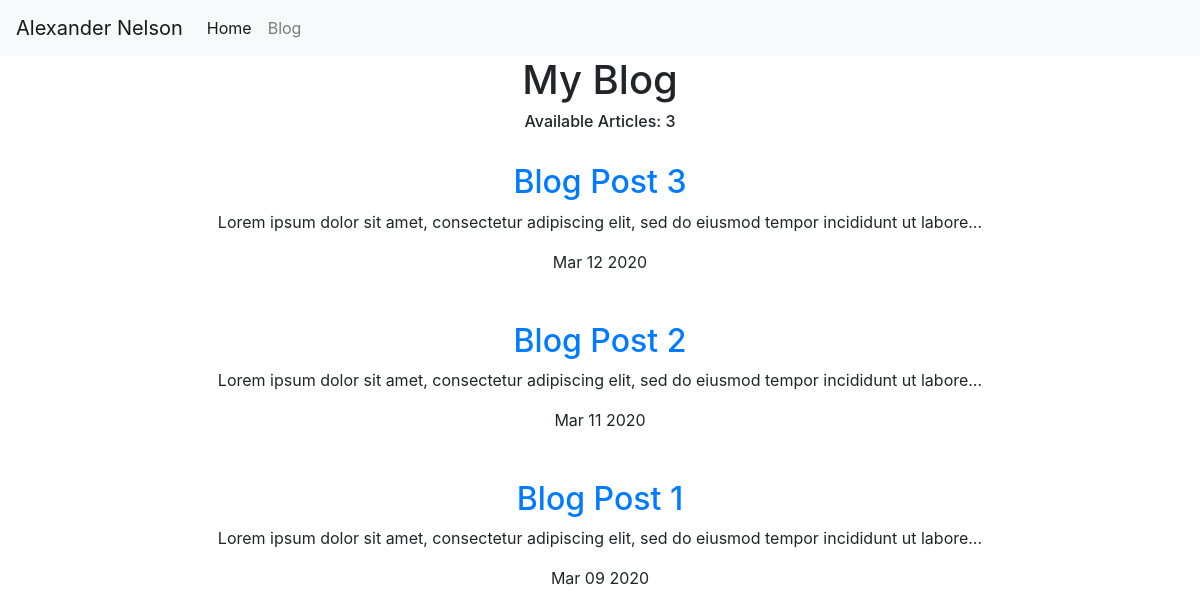
Screenshot of /blog/ with the database file from the repository.
### blog/models.py (models this page shows, shortened)
class Blog(models.Model):
    title = models.CharField(max_length=200)
    description = models.TextField()
    date = models.DateField()

### blog/views.py (the view)
# urls.py: path('', views.all_blogs, name="all_blogs"),
def all_blogs(request):
    blogs = Blog.objects.order_by('-date')
    return render(request, 'blog/all_blogs.html', {'blogs':blogs})

### blog/templates/blog/all_blogs.html
{% extends 'portfolio/base.html' %}
{% block content %}
    <div class="container text-center">
      <h1>My Blog</h1>
      <h6>Available Article{{ blogs.count|pluralize }}: {{ blogs.count }}</h6>
      <br>
      {% for blog in blogs %}
      <a href="{% url 'blog:detail' blog.id %}"><h2>{{ blog.title }}</h2></a>
      <p>{{ blog.description|striptags|truncatechars:100 }}</p>
      {{ blog.date|date:'M d Y' }}
      <br><br><br>
      {% endfor %}
    </div>
{% endblock %}

### rows the page displays
Blog: title "Blog Post 3", description "Lorem ipsum dolor sit amet, consectetur adipiscing elit, sed do eiusmod tempor incididunt ut labore…", date "Mar 12 2020"
Blog: title "Blog Post 2", description "Lorem ipsum dolor sit amet, consectetur adipiscing elit, sed do eiusmod tempor incididunt ut labore…", date "Mar 11 2020"
Blog: title "Blog Post 1", description "Lorem ipsum dolor sit amet, consectetur adipiscing elit, sed do eiusmod tempor incididunt ut labore…", date "Mar 09 2020"

### other values shown
{{ blogs.count }} "3"
